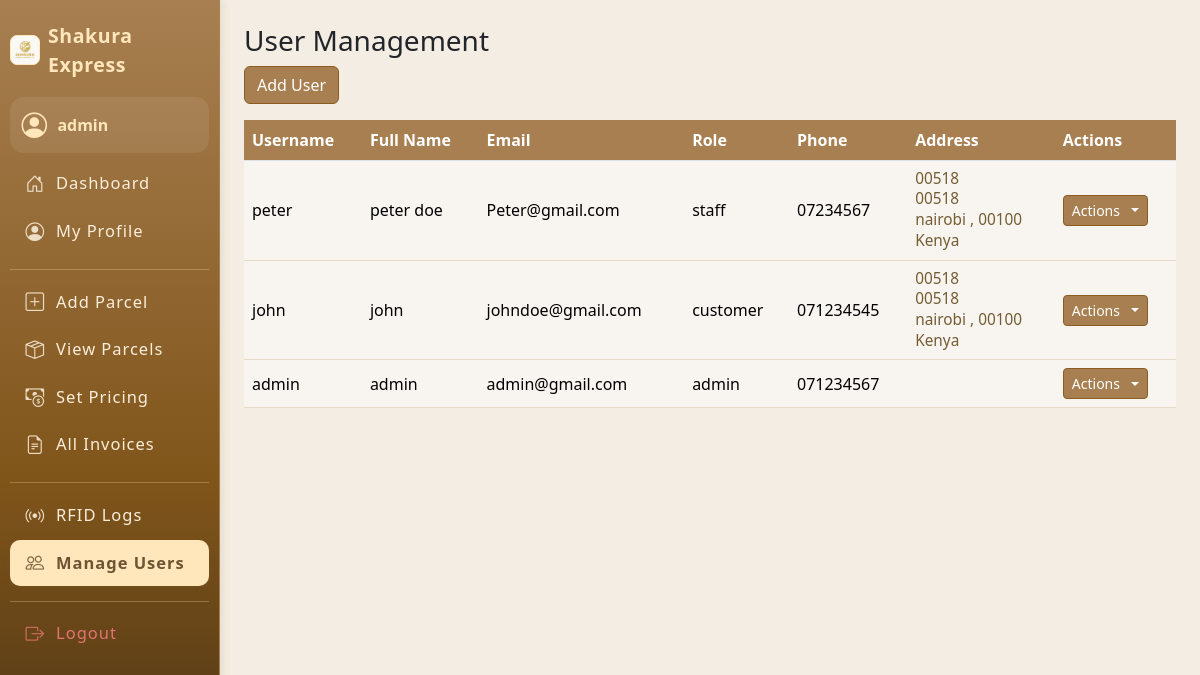
Screenshot of /users/manage.php (signed in) with the database file from the repository.
### tables this page shows
CREATE TABLE `users` (
  `id` int(11) NOT NULL AUTO_INCREMENT,
  `username` varchar(50) NOT NULL,
  `password` varchar(255) NOT NULL,
  `email` varchar(100) NOT NULL,
  `role` enum('admin','staff','customer') NOT NULL,
  `full_name` varchar(100) NOT NULL,
  `phone` varchar(20) DEFAULT NULL,
  `created_at` datetime DEFAULT current_timestamp(),
  `address_line1` varchar(255) DEFAULT NULL,
  `address_line2` varchar(255) DEFAULT NULL,
  `city` varchar(100) DEFAULT NULL,
  `country` varchar(100) DEFAULT NULL,
  `zip_code` varchar(20) DEFAULT NULL,
  PRIMARY KEY (`id`),
  UNIQUE KEY `username` (`username`)
);

### users/manage.php (the view, shortened to what this page needs)
<?php
include '../includes/db.php';
$users = $conn->query("SELECT * FROM users ORDER BY created_at DESC");
?>
<!DOCTYPE html>
<html lang="en">
<head>
    <link rel="stylesheet" href="/assets/css/style.css">
    <link rel="stylesheet" href="https://cdn.jsdelivr.net/npm/bootstrap@5.3.3/dist/css/bootstrap.min.css">
</head>
<body>
<div class="d-flex">
    <?php include '../includes/sidebar.php'; ?>
    <div class="container-fluid p-4">
        <h3>User Management</h3>
        <a href="add_user.php" class="btn btn-brown mb-3">Add User</a>
        <div class="table-responsive">
        <table class="table table-brown align-middle">
            <thead>
                <tr>
                    <th>Username</th>
                    <th>Full Name</th>
                    <th>Email</th>
                    <th>Role</th>
                    <th>Phone</th>
                    <th class="address-col">Address</th>
                    <th>Actions</th>
                </tr>
            </thead>
            <tbody>
            <?php while($u = $users->fetch_assoc()): ?>
                <tr>
                    <td><?= htmlspecialchars($u['username']) ?></td>
                    <td><?= htmlspecialchars($u['full_name']) ?></td>
                    <td><?= htmlspecialchars($u['email']) ?></td>
                    <td><?= htmlspecialchars($u['role']) ?></td>
                    <td><?= htmlspecialchars($u['phone']) ?></td>
                    <td class="address-col">
                        <div class="address-info">
                            <?= htmlspecialchars($u['address_line1'] ?? '') ?>
                            <?= !empty($u['address_line2']) ? '<br>' . htmlspecialchars($u['address_line2']) : '' ?>
                            <?php if(!empty($u['city'])): ?><br><?= htmlspecialchars($u['city']) ?><?php endif; ?>
                            <?php if(!empty($u['zip_code'])): ?>, <?= htmlspecialchars($u['zip_code']) ?><?php endif; ?>
                            <?php if(!empty($u['country'])): ?><br><?= htmlspecialchars($u['country']) ?><?php endif; ?>
                        </div>
                    </td>
                    <td>
                        <div class="dropdown">
                            <button class="btn btn-sm btn-brown dropdown-toggle" type="button" data-bs-toggle="dropdown" aria-expanded="false">
                                Actions
                            </button>
                        </div>
                    </td>
                </tr>
            <?php endwhile; ?>
            </tbody>
        </table>
        </div>
    </div>
</div>
</body>
</html>

### includes/sidebar.php (shortened to what this page needs)
<?php
$role = $_SESSION['role'];
$user_id = $_SESSION['user_id'] ?? null;
require_once '../includes/db.php';
$user_name = '';
if ($user_id) {
    $user_res = $conn->query("SELECT username FROM users WHERE id=$user_id");
    if ($user_res && $user_res->num_rows) {
        $u = $user_res->fetch_assoc();
        $user_name = htmlspecialchars($u['username']);
    }
}
?>
<head>
    <link rel="stylesheet" href="https://cdn.jsdelivr.net/npm/bootstrap-icons@1.11.3/font/bootstrap-icons.min.css">
    <link rel="stylesheet" href="../assets/css/style.css">
</head>
<nav class="sidebar">
    <div class="sidebar-brand">
        <img src="../assets/images/logo.jpeg" width="30" alt="Logo" style="border-radius:7px; background:#fff6eb; border:1.3px solid #ffe6bb;">
        <span>Shakura Express</span>
    </div>
    <div class="user-mini-profile mb-2">
        <i class="bi bi-person-circle"></i>
        <div class="user-details">
            <span><?= $user_name ?: ucfirst($role) ?></span>
        </div>
    </div>
    <ul class="nav flex-column">
        <?php if($role=='admin'): ?>
            <li><a href="../dashboards/admin_dashboard.php" class="nav-link<?=strpos($_SERVER['PHP_SELF'],'admin_dashboard.php')!==false?' active':''?>"><i class="bi bi-house-door"></i> Dashboard</a></li>
            <li><a href="../users/profile.php" class="nav-link<?=strpos($_SERVER['PHP_SELF'],'profile.php')!==false?' active':''?>"><i class="bi bi-person-circle"></i> My Profile</a></li>
            <hr>
            <li><a href="../parcels/add_parcel.php" class="nav-link<?=strpos($_SERVER['PHP_SELF'],'add_parcel.php')!==false?' active':''?>"><i class="bi bi-plus-square"></i> Add Parcel</a></li>
            <li><a href="../parcels/view_parcel.php" class="nav-link<?=strpos($_SERVER['PHP_SELF'],'view_parcel.php')!==false?' active':''?>"><i class="bi bi-box-seam"></i> View Parcels</a></li>
            <li><a href="../pricing/set_pricing.php" class="nav-link<?=strpos($_SERVER['PHP_SELF'],'set_pricing.php')!==false?' active':''?>"><i class="bi bi-cash-coin"></i> Set Pricing</a></li>
            <li><a href="../invoices/view_invoice.php" class="nav-link<?=strpos($_SERVER['PHP_SELF'],'view_invoice.php')!==false?' active':''?>"><i class="bi bi-file-earmark-text"></i> All Invoices</a></li>
            <hr>
            <li><a href="../rfid/logs.php" class="nav-link<?=strpos($_SERVER['PHP_SELF'],'logs.php')!==false?' active':''?>"><i class="bi bi-broadcast"></i> RFID Logs</a></li>
            <li><a href="../users/manage.php" class="nav-link<?=strpos($_SERVER['PHP_SELF'],'manage.php')!==false?' active':''?>"><i class="bi bi-people"></i> Manage Users</a></li>
        <?php endif; ?>
        <hr>
        <li><a href="../auth/logout.php" class="nav-link text-danger"><i class="bi bi-box-arrow-right"></i> Logout</a></li>
    </ul>
</nav>

### assets/css/style.css (style rules this page uses)
body { background-color: #f4ede3; }
.sidebar { min-width: 220px; }
.sidebar .nav-link.active, .sidebar .nav-link:hover { background: #a87f51; }
.btn-brown { background: #a87f51; color: white; }
.table-brown th { background: #a87f51; color: white; }
.table-brown td { background: #f8f5f0; }
.sidebar { position: fixed; top: 0; left: 0; height: 100vh; width: 220px; background: linear-gradient(180deg, #a87f51 0%, #80551a 60%, #4b3415 100%); color: #fff; padding: 1.3rem 0.6rem 1rem 0.6rem; z-index: 1000; border-right: 1px solid #a87f51; box-shadow: 1px 0 9px rgba(108,78,42,0.15); display: flex; flex-direction: column; font-size: 1.01rem; min-height: 0; max-height: 100vh; overflow-y: auto; }
.sidebar-brand { font-size: 1.22rem; font-weight: 700; letter-spacing: .6px; margin-bottom: 1.1rem; color: #ffe6bb; display: flex; align-items:center; gap: 0.52rem; }
.sidebar .user-mini-profile { background: rgba(255,255,255,0.08); border-radius: .85rem; padding: .6rem .75rem .5rem .75rem; margin-bottom: 1.28rem; font-size: .96rem; display: flex; align-items: center; gap: 0.64rem; }
.sidebar .user-mini-profile .bi-person-circle { font-size: 1.6rem; color: #ffe6bb; }
.sidebar .user-mini-profile .user-details span { display: block; color: #ffe6bb; font-weight: 600; margin-bottom: 0; font-size: 1.04em; }
.sidebar .nav { flex: 1 1 auto; margin-bottom: 1.2rem; }
.sidebar .nav-link { color: #fbeedc; margin-bottom: .11rem; padding: .56rem 1rem; font-size: 1.03rem; border-radius: .62rem; display: flex; align-items: center; gap: .68rem; transition: background .14s, color .13s; font-weight: 500; letter-spacing: .06em; }
.sidebar .nav-link.active, .sidebar .nav-link:hover, .sidebar .nav-link:focus { color: #6d5433 !important; background: #ffe6bb !important; font-weight: 600; box-shadow: 0 1px 7px rgba(168,127,81,0.09); }
.sidebar .nav-link .bi { font-size: 1.13em; opacity: 0.88; }
.sidebar .nav-link.text-danger { color: #e57373 !important; }
.sidebar hr { border-color: #ffe6bb; opacity: 0.27; margin: 13px 0 9px 0; }
body { margin-left: 220px !important; }

### users/manage.php (style rules this page uses)
.table-brown thead { background: #a87f51; color: #fff; }
.table-brown tbody tr { border-bottom: 1.5px solid #e7dac6; }
.btn-brown { background: #a87f51; color: #fff; border: 1px solid #8a5c22; }
.dropdown-toggle::after { margin-left: 0.5em; }
.address-info { font-size: 0.96em; color: #745c33; line-height:1.35; }

### rows the page displays
users: username "admin", full_name "admin", email "admin@gmail.com", role "admin", phone "071234567"
users: username "peter", full_name "peter doe", email "Peter@gmail.com", role "staff", phone "07234567", address_line1 "00518", address_line2 "00518", city "nairobi", zip_code "00100", country "Kenya"
users: username "john", full_name "john", email "johndoe@gmail.com", role "customer", phone "071234545", address_line1 "00518", address_line2 "00518", city "nairobi", zip_code "00100", country "Kenya"
